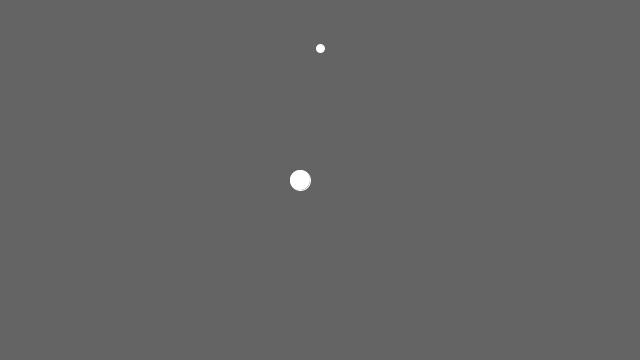
Frame 1 (no input)
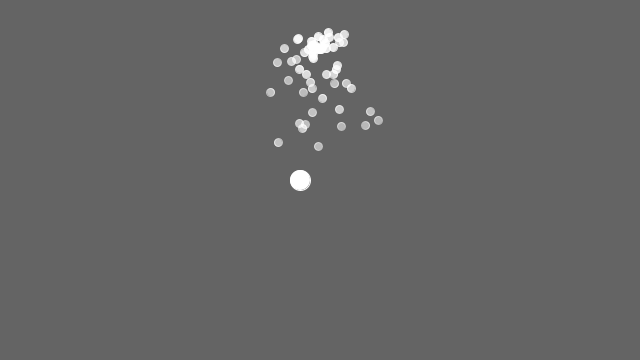
Frame 60 (the mouse pressed at the canvas centre just before this capture)
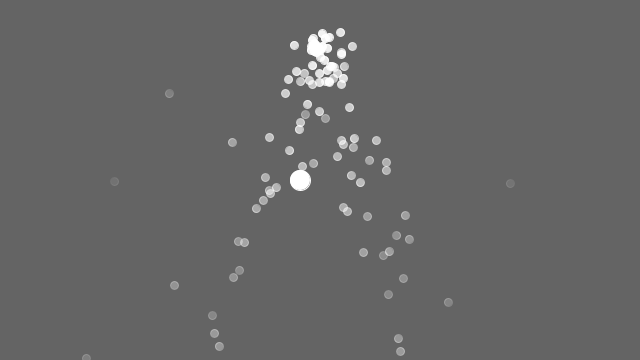
Frame 120 (the mouse held since frame 60 and released just before this capture)

The Processing sketch that drew these frames (run headless with seeded random() and noise(); from frame 60 on, the mouse is pressed at the canvas centre):

// Processing sketch: repeller
// ── repeller.pde
ParticleSystem ps;
Repeller repeller;
import java.util.Iterator;
 
void setup() {
  size(640,360);
  ps = new ParticleSystem(new PVector(width/2,50));
  repeller = new Repeller(width/2-20,height/2);
}
 
void draw() {
  background(100);
  ps.addParticle();
  PVector gravity = new PVector(0,0.1);
  ps.applyForce(gravity);
  ps.applyRepeller(repeller);
 
  ps.run();
  repeller.display();
}
 
 
class ParticleSystem {
  ArrayList<Particle> particles;
  PVector origin;
 
  ParticleSystem(PVector location) {
    origin = location.get();
    particles = new ArrayList<Particle>();
  }
 
  void addParticle() {
    particles.add(new Particle(origin));
  }
 
  void applyForce(PVector f) {
    for (Particle p: particles) {
      p.applyForce(f);
    }
  }
 
  void applyRepeller(Repeller r) {
    for (Particle p: particles) {
      PVector force = r.repel(p);
      p.applyForce(force);
    }
  }
 
  void run() {
    Iterator<Particle> it = particles.iterator();
    while (it.hasNext()) {
      Particle p = (Particle) it.next();
      p.run();
      if (p.isDead()) {
        it.remove();
      }
    }
  }
}
 
class Repeller {
 
  float strength = 100;
  PVector location;
  float r = 10;
 
  Repeller(float x, float y)  {
    location = new PVector(x,y);
  }
 
  void display() {
    stroke(255);
    fill(255);
    ellipse(location.x,location.y,r*2,r*2);
  }
 
  PVector repel(Particle p) {
    PVector dir = PVector.sub(location,p.location);
    float d = dir.mag();
    dir.normalize();
    d = constrain(d,5,100);
    float force = -1 * strength / (d * d);
    dir.mult(force);
    return dir;
  }
}

class Particle {
  PVector location;
  PVector velocity;
  PVector acceleration;
  float lifespan;
 
  float mass = 1;
 
  Particle(PVector l) {
    acceleration = new PVector(0,0);
    velocity = new PVector(random(-1,1),random(-2,0));
    location = l.get();
    lifespan = 255.0;
  }
 
  void run() {
    update();
    display();
  }
 
  void applyForce(PVector force) {
    PVector f = force.get();
    f.div(mass);
    acceleration.add(f);
  }
 
  void update() {
    velocity.add(acceleration);
    location.add(velocity);
    acceleration.mult(0);
    lifespan -= 2.0;
  }
 
  void display() {
    stroke(255,lifespan);
    fill(255,lifespan);
    ellipse(location.x,location.y,8,8);
  }
 
  boolean isDead() {
    if (lifespan < 0.0) {
      return true;
    } else {
      return false;
    }
  }
}
